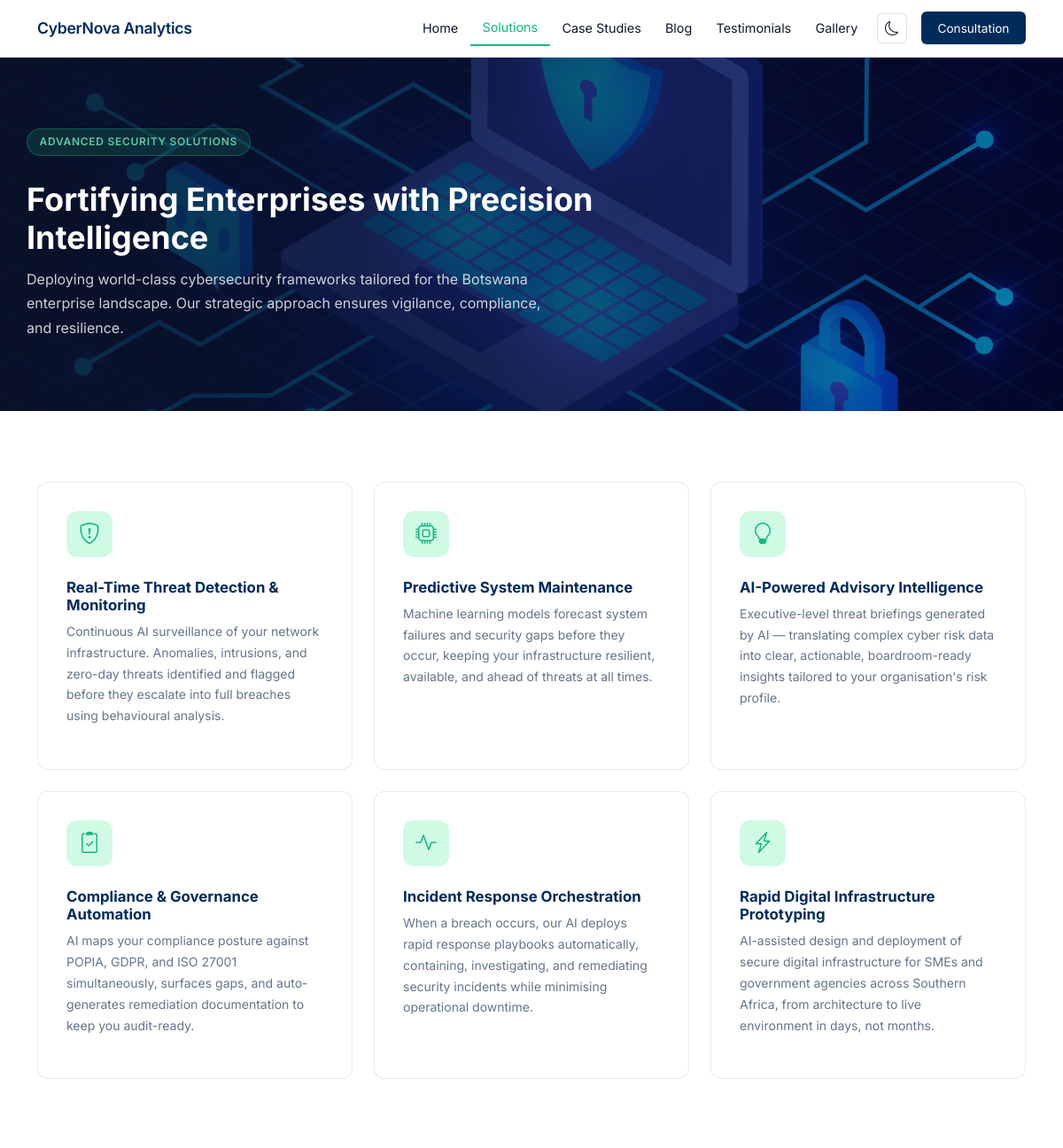
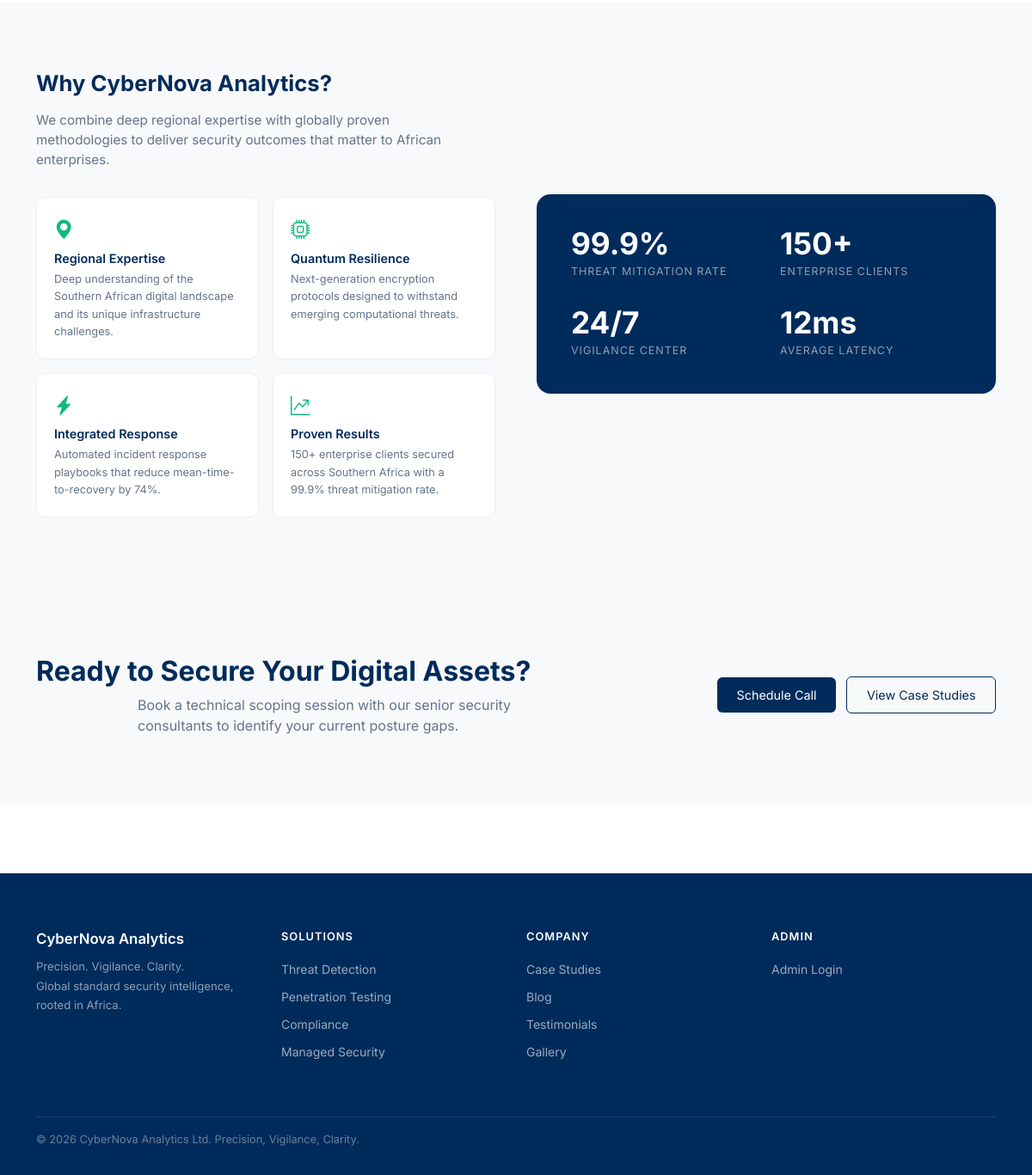
The app's page /solutions with its own data (2 pictures, top to bottom).
### tables this page shows
CREATE TABLE solution (
            id            INTEGER      PRIMARY KEY AUTOINCREMENT,
            admin_id      INT          NOT NULL,
            title         VARCHAR(255) NOT NULL,
            description   TEXT         NOT NULL,
            icon          VARCHAR(255) NULL,
            display_order INT          NOT NULL DEFAULT 0,
            FOREIGN KEY (admin_id) REFERENCES admin(id)
        );

### app.py (the view)
@app.route('/solutions')
@public_route
def solutions():
    db = get_db()
    solutions = db.execute(
        'SELECT * FROM solution ORDER BY display_order'
    ).fetchall()
    db.close()
    return render_template('public/solutions.html', solutions=solutions)

### app.py (called while the page is built)
@app.after_request
def prevent_caching(response):
    if request.path.startswith('/admin'):
        response.headers['Cache-Control'] = 'no-store, no-cache, must-revalidate, max-age=0'
        response.headers['Pragma'] = 'no-cache'
        response.headers['Expires'] = '0'
    return response

def get_db():
    conn = sqlite3.connect('database.db')
    conn.row_factory = sqlite3.Row
    return conn

def public_route(f):
    from functools import wraps
    @wraps(f)
    def decorated(*args, **kwargs):
        if 'admin_id' in session:
            session.clear()
            return redirect(url_for(f.__name__, **request.args))
        return f(*args, **kwargs)
    return decorated

### templates/public/solutions.html (shortened to what this page needs)
{% extends 'base.html' %}  {% block content %}
<section class="page-header-hero">
  <div class="page-header-bg">
    <img
      src="{{ url_for('static', filename='images/solutions-header.jpg') }}"
      alt="CyberNova Solutions"
      class="page-header-bg-img"
    />
    <div class="page-header-overlay"></div>
  </div>
  <div class="container page-header-content">
    <span class="badge-label mb-3">Advanced Security Solutions</span>
    <h1 class="page-header-heading">
      Fortifying Enterprises with Precision Intelligence
    </h1>
    <p class="page-header-sub">
      Deploying world-class cybersecurity frameworks tailored for the Botswana
      enterprise landscape. Our strategic approach ensures vigilance,
      compliance, and resilience.
    </p>
  </div>
</section>
<section class="section-pad">
  <div class="container">
    {% if solutions %}
    <div class="row g-4">
      {% for solution in solutions %}
      <div class="col-lg-4 col-md-6">
        <div class="solution-card h-100">
          <div class="solution-icon mb-4">
            <i class="bi {{ solution['icon'] or 'bi-shield-check' }}"></i>
          </div>
          <h4 class="solution-title">{{ solution['title'] }}</h4>
          <p class="solution-desc">{{ solution['description'] }}</p>
        </div>
      </div>
      {% endfor %}
    </div>
    {% endif %}
  </div>
</section>
<section class="section-pad bg-light-custom">
  <div class="container">
    <div class="row align-items-center g-5">
      <div class="col-lg-6">
        <h2 class="section-heading">Why CyberNova Analytics?</h2>
        <p class="section-sub mt-3">
          We combine deep regional expertise with globally proven methodologies
          to deliver security outcomes that matter to African enterprises.
        </p>
        <div class="row g-3 mt-2">
          {% for icon, title, desc in [ ('bi-geo-alt-fill', 'Regional
          Expertise', 'Deep understanding of the Southern African digital
          landscape and its unique infrastructure challenges.'), ('bi-cpu',
          'Quantum Resilience', 'Next-generation encryption protocols designed
          to withstand emerging computational threats.'),
          ('bi-lightning-charge-fill', 'Integrated Response', 'Automated
          incident response playbooks that reduce mean-time-to-recovery by
          74%.'), ('bi-graph-up-arrow', 'Proven Results', '150+ enterprise
          clients secured across Southern Africa with a 99.9% threat mitigation
          rate.') ] %}
          <div class="col-sm-6">
            <div class="why-card">
              <i class="bi {{ icon }} text-accent why-icon"></i>
              <h6 class="why-title mt-2">{{ title }}</h6>
              <p class="why-desc">{{ desc }}</p>
            </div>
          </div>
        </div>
      </div>
      <div class="col-lg-6">
        <div class="stats-highlight-card">
          {% for value, label in [ ('99.9%', 'Threat Mitigation Rate'), ('150+',
          'Enterprise Clients'), ('24/7', 'Vigilance Center'), ('12ms', 'Average
          Latency') ] %}
          <div class="stats-highlight-item">
            <span class="stats-highlight-value">{{ value }}</span>
            <span class="stats-highlight-label">{{ label }}</span>
          </div>
          {% endfor %}
        </div>
      </div>
    </div>
  </div>
</section>
<section class="cta-section section-pad">
  <div class="container">
    <div class="row align-items-center">
      <div class="col-lg-8">
        <h2 class="cta-heading">Ready to Secure Your Digital Assets?</h2>
        <p class="cta-sub mt-2">
          Book a technical scoping session with our senior security consultants
          to identify your current posture gaps.
        </p>
      </div>
      <div class="col-lg-4 text-lg-end mt-4 mt-lg-0">
        <a href="{{ url_for('contact') }}" class="btn btn-primary-custom me-2">
          Schedule Call
        </a>
        <a href="{{ url_for('case_studies') }}" class="btn btn-outline-custom">
          View Case Studies
        </a>
      </div>
    </div>
  </div>
</section>
{% endblock %}

### templates/base.html (shortened to what this page needs)
<!doctype html>
<html lang="en">
  <head>
    <link
      href="https://cdn.jsdelivr.net/npm/bootstrap@5.3.3/dist/css/bootstrap.min.css"
      rel="stylesheet"
    />
    <link
      href="https://cdn.jsdelivr.net/npm/bootstrap-icons@1.11.3/font/bootstrap-icons.min.css"
      rel="stylesheet"
    />
    <link
      rel="stylesheet"
      href="{{ url_for('static', filename='css/style.css') }}"
    />
  </head>
  <body>
    {% block navbar %}
    <nav class="navbar navbar-expand-lg sticky-top" id="mainNav">
      <div class="container">
        <a class="navbar-brand fw-semibold" href="{{ url_for('index') }}"
          >CyberNova Analytics</a
        >
        <div class="collapse navbar-collapse" id="navbarNav">
          <ul class="navbar-nav ms-auto align-items-lg-center">
            <li class="nav-item">
              <a
                class="nav-link {% if request.endpoint == 'index' %}active{% endif %}"
                href="{{ url_for('index') }}"
                >Home</a
              >
            </li>
            <li class="nav-item">
              <a
                class="nav-link {% if request.endpoint == 'solutions' %}active{% endif %}"
                href="{{ url_for('solutions') }}"
                >Solutions</a
              >
            </li>
            <li class="nav-item">
              <a
                class="nav-link {% if request.endpoint == 'case_studies' %}active{% endif %}"
                href="{{ url_for('case_studies') }}"
                >Case Studies</a
              >
            </li>
            <li class="nav-item">
              <a
                class="nav-link {% if request.endpoint == 'blog' %}active{% endif %}"
                href="{{ url_for('blog') }}"
                >Blog</a
              >
            </li>
            <li class="nav-item">
              <a
                class="nav-link {% if request.endpoint == 'testimonials' %}active{% endif %}"
                href="{{ url_for('testimonials') }}"
                >Testimonials</a
              >
            </li>
            <li class="nav-item">
              <a
                class="nav-link {% if request.endpoint == 'gallery' %}active{% endif %}"
                href="{{ url_for('gallery') }}"
                >Gallery</a
              >
            </li>
            <li class="nav-item ms-lg-2">
              <button
                class="nav-darkmode-btn"
                id="pubDarkToggle"
                data-label="Dark Mode"
              >
                <i class="bi bi-moon" id="pubDarkIcon"></i>
              </button>
            </li>
            <li class="nav-item ms-lg-3">
              <a class="btn btn-consultation" href="{{ url_for('contact') }}"
                >Consultation</a
              >
            </li>
          </ul>
        </div>
      </div>
    </nav>
    {% endblock %}
    <main>{% block content %}{% endblock %}</main>
    {% block footer %}
    <footer class="site-footer">
      <div class="container">
        <div class="row gy-4">
          <div class="col-lg-3 col-md-6">
            <p class="footer-brand mb-2">CyberNova Analytics</p>
            <p class="footer-tagline">
              Precision. Vigilance. Clarity.<br />
              Global standard security intelligence,<br />
              rooted in Africa.
            </p>
          </div>
          <div class="col-lg-3 col-md-6">
            <p class="footer-heading mb-3">Solutions</p>
            <ul class="footer-links list-unstyled">
              <li><a href="{{ url_for('solutions') }}">Threat Detection</a></li>
              <li>
                <a href="{{ url_for('solutions') }}">Penetration Testing</a>
              </li>
              <li><a href="{{ url_for('solutions') }}">Compliance</a></li>
              <li><a href="{{ url_for('solutions') }}">Managed Security</a></li>
            </ul>
          </div>
          <div class="col-lg-3 col-md-6">
            <p class="footer-heading mb-3">Company</p>
            <ul class="footer-links list-unstyled">
              <li><a href="{{ url_for('case_studies') }}">Case Studies</a></li>
              <li><a href="{{ url_for('blog') }}">Blog</a></li>
              <li><a href="{{ url_for('testimonials') }}">Testimonials</a></li>
              <li><a href="{{ url_for('gallery') }}">Gallery</a></li>
            </ul>
          </div>
          <div class="col-lg-2 col-md-4">
            <p class="footer-heading mb-3">Admin</p>
            <ul class="footer-links list-unstyled">
              <li><a href="{{ url_for('admin_login') }}">Admin Login</a></li>
            </ul>
          </div>
        </div>
        <div class="footer-bottom mt-5 pt-3">
          <p class="mb-0">
            &copy; 2026 CyberNova Analytics Ltd. Precision, Vigilance, Clarity.
          </p>
        </div>
      </div>
    </footer>
    {% endblock %}
  </body>
</html>

### records on screen
solution: title "Real-Time Threat Detection & Monitoring", description "Continuous AI surveillance of your network infrastructure. Anomalies, intrusions, and zero-day threats identified and flagged before they escalate into full breaches using behavioural analysis."
solution: title "Predictive System Maintenance", description "Machine learning models forecast system failures and security gaps before they occur, keeping your infrastructure resilient, available, and ahead of threats at all times."
solution: title "AI-Powered Advisory Intelligence", description "Executive-level threat briefings generated by AI — translating complex cyber risk data into clear, actionable, boardroom-ready insights tailored to your organisation's risk profile."
solution: title "Compliance & Governance Automation", description "AI maps your compliance posture against POPIA, GDPR, and ISO 27001 simultaneously, surfaces gaps, and auto-generates remediation documentation to keep you audit-ready."
solution: title "Incident Response Orchestration", description "When a breach occurs, our AI deploys rapid response playbooks automatically, containing, investigating, and remediating security incidents while minimising operational downtime."
solution: title "Rapid Digital Infrastructure Prototyping", description "AI-assisted design and deployment of secure digital infrastructure for SMEs and government agencies across Southern Africa, from architecture to live environment in days, not months."

### other values on screen
{{ title }} "Regional Expertise" "Quantum Resilience" "Integrated Response" "Proven Results"
{{ desc }} "Deep understanding of the Southern African digital landscape and its unique infrastructure challenges." "Next-generation encryption protocols designed to withstand emerging computational threats." "Automated incident response playbooks that reduce mean-time-to-recovery by 74%." "150+ enterprise clients secured across Southern Africa with a 99.9% threat mitigation rate."
{{ value }} "99.9%" "150+" "24/7" "12ms"
{{ label }} "THREAT MITIGATION RATE" "ENTERPRISE CLIENTS" "VIGILANCE CENTER" "AVERAGE LATENCY"
